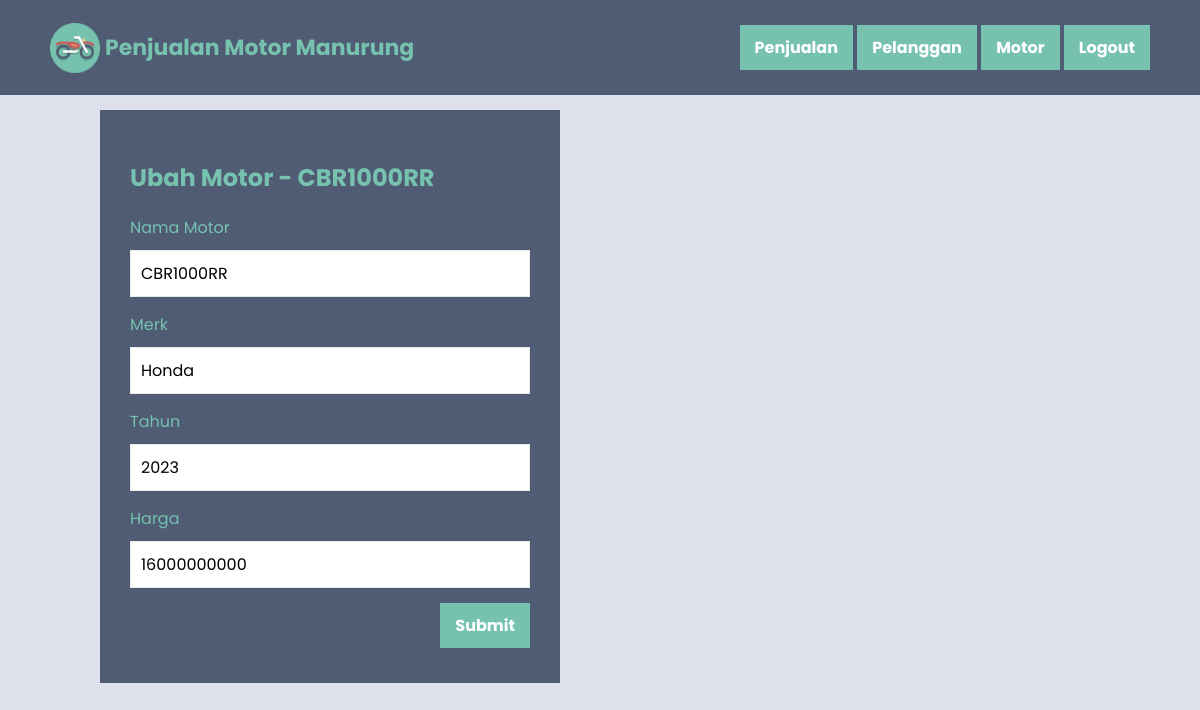
/ubah_motor.php?id_motor=2 (signed in), run on the app's committed database.
### tables this page shows
CREATE TABLE `motor` (
  `id_motor` int(11) NOT NULL,
  `nama` varchar(50) NOT NULL,
  `merk` varchar(50) NOT NULL,
  `tahun` int(11) NOT NULL,
  `harga` bigint(20) NOT NULL
);

### ubah_motor.php (the view, shortened to what this page needs)
<?php
    require_once 'koneksi.php';
    $id_motor = $_GET['id_motor'];
    $data_motor = mysqli_fetch_assoc(mysqli_query($koneksi, "SELECT * FROM motor WHERE id_motor = '$id_motor'"));
?>
<html>
<head>
    <?php include_once 'head.php'; ?>
</head>
<body>
    <?php include_once 'navbar.php'; ?>
    <div class="container anti-navbar">
        <div class="container">
            <form method="post" class="form form-left">
                <h2>Ubah Motor - <?= $data_motor['nama']; ?></h2>
                <label class="label" for="nama">Nama Motor</label>
                <input type="text" class="input" id="nama" name="nama" value="<?= $data_motor['nama']; ?>" required>
                <label class="label" for="merk">Merk</label>
                <input type="text" class="input" id="merk" name="merk" value="<?= $data_motor['merk']; ?>" required>
                <label class="label" for="tahun">Tahun</label>
                <input type="number" class="input" id="tahun" name="tahun" value="<?= $data_motor['tahun']; ?>" required>
                <label class="label" for="harga">Harga</label>
                <input type="number" class="input" id="harga" name="harga" value="<?= $data_motor['harga']; ?>" required>
                <button type="submit" class="button align-right" name="btnUbah">Submit</button>
            </form>
        </div>
    </div>
</body>
</html>

### style.css (style rules this page uses)
* { font-family: 'Poppins', sans-serif; }
body { background-color: #dee1ec; margin: 0; padding: 0; }
.container { padding: 10px 50px; }
.anti-navbar { padding-top: 100px; }
.button { margin-top: 5px; margin-bottom: 5px; display: inline-block; padding: 10px 15px; background-color: #76C2AF; color: #fff; text-decoration: none; border: none; text-align: center; transition: all 0.2s ease-in-out; font-weight: bold; font-size: 16px; }
.form { max-width: 400px; margin: 0 auto; background-color: #4F5C73; padding: 30px; color: #76C2AF; }
.form-left { margin: 0; }
.label, .input { display: block; width: 100%; }
.label { margin-bottom: 10px; }
.input { margin-top: 5px; margin-bottom: 15px; padding: 10px; font-size: 16px; border: 1px solid #eaeaea; }
.align-right { display: block; margin-left: auto; }
.label { white-space: nowrap; }

### data on the page
motor: nama "CBR1000RR", merk "Honda", tahun "2023", harga "16000000000"
